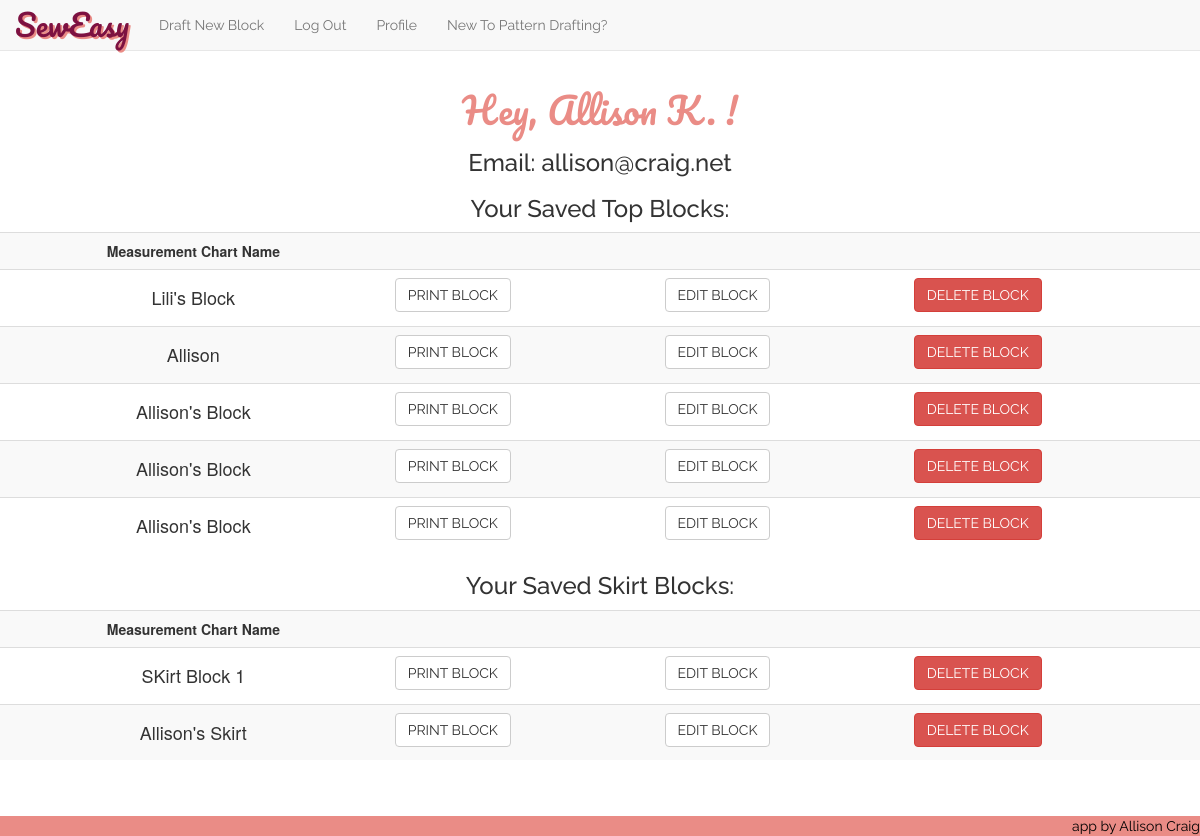
/profile (signed in), run on an earlier commit of the app's database.
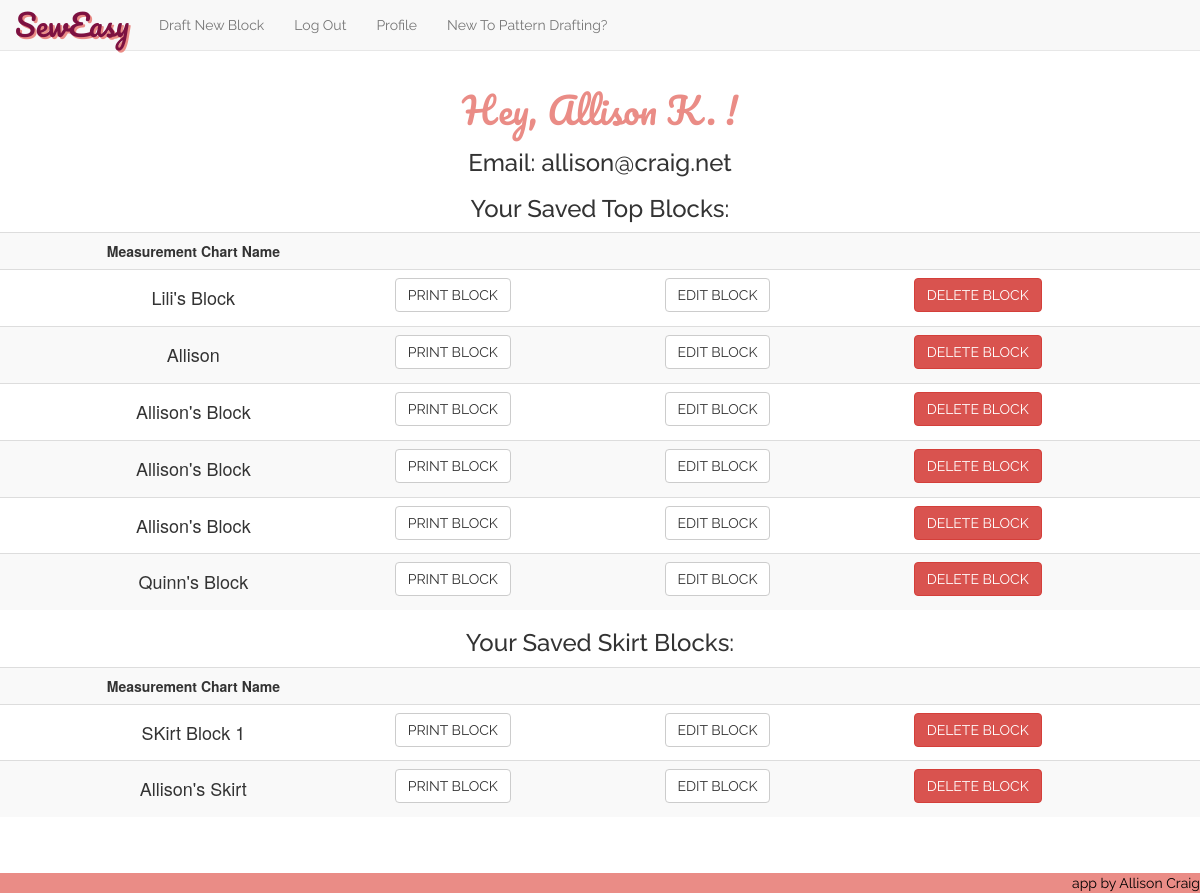
And on a later commit of the database.
### model.py (models this page shows, shortened)
class User(db.Model):
    __tablename__ = "Users"
    user_id = db.Column(db.Integer, autoincrement=True, primary_key=True)
    fb_id = db.Column(db.String(64), unique=True, nullable=True)
    email = db.Column(db.String(64), unique=True, nullable=False)
    password = db.Column(db.String(64), nullable=True)
    fname = db.Column(db.String(15), nullable=False)

class Measurement_Chart_Top(db.Model):
    __tablename__ = "Measurement_Chart_Tops"
    chart_id = db.Column(db.Integer, autoincrement=True, primary_key=True)
    nickname = db.Column(db.Integer, nullable=False)
    user_id = db.Column(db.String(100), db.ForeignKey('Users.user_id'))
    bust = db.Column(db.Integer, nullable=False)
    waist = db.Column(db.Integer, nullable=False)
    full_length = db.Column(db.Integer, nullable=False)
    center_front = db.Column(db.Integer, nullable=False)
    front_shoulder_slope = db.Column(db.Integer, nullable=False)
    strap = db.Column(db.Integer, nullable=False)
    front_across_shoulder = db.Column(db.Integer, nullable=False)
    across_chest = db.Column(db.Integer, nullable=False)
    bust_depth = db.Column(db.Integer, nullable=False)
    shoulder_length = db.Column(db.Integer, nullable=False)
    bust_arc = db.Column(db.Integer, nullable=False)
    bust_span = db.Column(db.Integer, nullable=False)
    waist_arc = db.Column(db.Integer, nullable=False)
    dart_placement = db.Column(db.Integer, nullable=False)
    side_length = db.Column(db.Integer, nullable=False)
    full_length_back = db.Column(db.Integer, nullable=False)
    center_back = db.Column(db.Integer, nullable=False)
    back_shoulder_slope = db.Column(db.Integer, nullable=False)
    across_back = db.Column(db.Integer, nullable=False)
    back_arc = db.Column(db.Integer, nullable=False)
    waist_arc_back = db.Column(db.Integer, nullable=False)
    back_neck = db.Column(db.Integer, nullable=False)
    back_across_shoulder = db.Column(db.Integer, nullable=False)
    back_dart_intake = db.Column(db.Integer, nullable=False)
    user = db.relationship("User",
                           backref=db.backref("Measurement_Chart_Tops"))

class Measurement_Chart_Skirt(db.Model):
    __tablename__ = "Measurement_Chart_Skirts"
    chart_id = db.Column(db.Integer, autoincrement=True, primary_key=True)
    nickname = db.Column(db.Integer, nullable=False)
    user_id = db.Column(db.String(100), db.ForeignKey('Users.user_id'))
    waist = db.Column(db.Integer, nullable=False)
    hip = db.Column(db.Integer, nullable=False)
    center_front_hip_depth = db.Column(db.Integer, nullable=False)
    back_hip_arc = db.Column(db.Integer, nullable=False)
    center_back_hip_depth = db.Column(db.Integer, nullable=False)
    front_hip_arc = db.Column(db.Integer, nullable=False)
    dart_placement = db.Column(db.Integer, nullable=False)
    user = db.relationship("User",
                           backref=db.backref("Measurement_Chart_Skirts"))

### server.py (the view)
@app.route('/profile')
def user_profile_page():
    user_email = session['logged_in_customer_email']
    user = User.query.filter(User.email==user_email).one()
    current_user_id = user.user_id
    saved_blocks_tops = Measurement_Chart_Top.query.filter(Measurement_Chart_Top.user_id==current_user_id).all()
    saved_blocks_skirts = Measurement_Chart_Skirt.query.filter(Measurement_Chart_Skirt.user_id==current_user_id).all()
    return render_template("profile.html", user=user, session=session, savedblockstops=saved_blocks_tops, savedblocksskirts=saved_blocks_skirts)

### server.py (called while the page is built)
@app.before_request
def add_tests():
    g.jasmine_tests = JS_TESTING_MODE

### templates/profile.html (shortened to what this page needs)
{% extends 'base.html' %}
{% block content %}
<center><h1 class='heading-titles'>Hey, {{ user.fname }} !</h1></center>
<center><h3 class="raleway">Email: {{ user.email }}</h3></center>
{% if savedblockstops %}
<center><h3 class="raleway">Your Saved Top Blocks: </h3></center>
<table class="table table-hover table-striped">
	<th><center>Measurement Chart Name</center></th>
	<th></th>
	<th></th>
	<th></th>
{% for sblocktop in savedblockstops %}
	<tr class="saved-block">
		<td><center><h4>{{ sblocktop.nickname }}</h4></center>
		<center>
			<td><form action='/print-top/{{sblocktop.chart_id}}'>
				<button class="btn btn-default">PRINT BLOCK</button>
			</form></td>
			<td><form action='/edit-top/{{sblocktop.chart_id}}'>
				<button class="btn btn-default" value="{{ sblocktop.chart_id }}">EDIT BLOCK</button>
			</form></td>
			<td><button class="btn btn-danger delete-btn" id='chart-id' value="{{ sblocktop.chart_id }}">DELETE BLOCK</button></td>
		</center>
		</td>
	</tr>
{% endfor %}
</table>
{% endif %}
{% if savedblocksskirts %}
<center><h3 class="raleway">Your Saved Skirt Blocks: </h3></center>
<table class="table table-hover table-striped">
	<th><center>Measurement Chart Name</center></th>
	<th></th>
	<th></th>
	<th></th>
{% for sblockskirt in savedblocksskirts %}
	<tr class="saved-block">
		<td><center><h4>{{ sblockskirt.nickname }}</h4></center>
		<center>
			<td><form action='/print-skirt/{{sblockskirt.chart_id}}'>
				<button class="btn btn-default">PRINT BLOCK</button>
			</form></td>
			<td><form action='/edit-skirt/{{sblockskirt.chart_id}}'>
				<button class="btn btn-default" value="{{ sblockskirt.chart_id }}">EDIT BLOCK</button>
			</form></td>
			<td><button class="btn btn-danger delete-btn" name='chart-id' value="{{ sblockskirt.chart_id }}">DELETE BLOCK</button></td>
		</center>
		</td>
	</tr>
{% endfor %}
</table>
{% endif %}
{% endblock %}

### templates/base.html (shortened to what this page needs)
<!DOCTYPE html>
<html>
<head>
	<link rel='stylesheet' href='/static/css/style.css'>
	<link rel='stylesheet' href='/static/css/bootstrap.min.css'>
</head>
<body>
	<nav class="navbar navbar-default navbar-fixed-top">
			<a class="navbar-brand" id="corner-logo" href="/">SewEasy</a>
			<ul class="nav navbar-nav">
			{% if session['current_user_id'] is defined %}
				<li><a href="/choose-block">Draft New Block</a></li>
                <li><a href="/logout" id="logout">Log Out</a></li>
                <li><a href="/profile" id="profile">Profile</a></li>
                <li><a href="/about-drafting" id="profile">New To Pattern Drafting?</a></li>
            {% else %}
                  <li><a href="/login">Log In</a></li>
                  <li><a href="/register">Register</a></li>
                  <li><a href="/about-drafting" id="profile">New To Pattern Drafting?</a></li>
<!--                   <li><a href="/fb-login">Login with Facebook</a></li>
 -->                {% endif %}
             </ul>
	</nav>
	{% block content %}{% endblock %}
	<footer><a href="https://github.com/allisonkcraig" target="blank" id="footer-a">app by Allison Craig</a></footer>
</body>
</html>

### static/css/style.css (style rules this page uses)
body { padding-top: 70px; margin-bottom: 2em; padding-bottom: 4em; }
.btn { font-family: "Raleway"; }
.heading-titles { font-family: 'Pacifico', cursive; color: #EA8C86; }
#corner-logo { font-family: 'Pacifico', cursive; font-size: 30px; text-decoration: none; text-shadow: 2px 2px #EA8C86; color: #7D1141; }
.navbar { font-family: "Raleway"; }
footer { font-family: "Raleway"; background-color: #EA8C86; position:fixed; left:0px; bottom:0px; height:20px; width:100%; }
#footer-a { text-decoration: none; color: black; float: right; }
.raleway { font-family: "Raleway"; }

What changed in the data, as far as the page shows it:
added Measurement_Chart_Top: nickname "Quinn's Block", {{ sblocktop.chart_id }} 7 (drawn)
